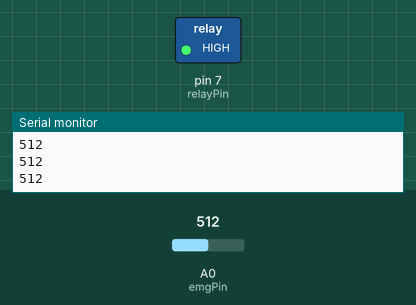
Simulated run of this sketch. Board: Arduino Uno, built with avr-gcc and run on an emulated ATmega328P. Parts: switched loads named in the sketch (green lamp = pin HIGH), the last lines printed to the serial monitor. The test bench sets the inputs (shaded band); at power-on: A0 (emgPin) = 512.

Above: at 1.2 s.
1.3 s: A0 (emgPin) set to 65
2.8 s: A0 (emgPin) set to 55
At 3.3 s:
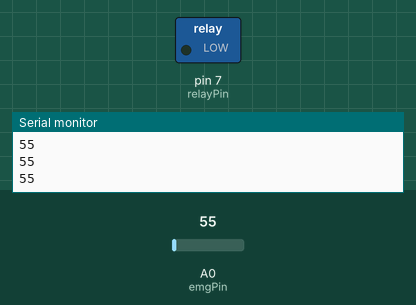
4.3 s: A0 (emgPin) set to 122
At 4.7 s:
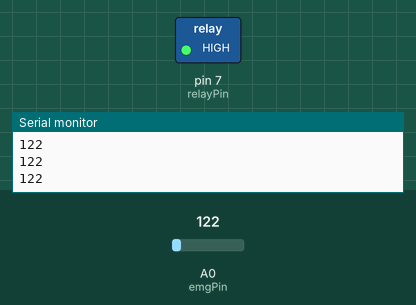
5.8 s: A0 (emgPin) set to 50
At 6.2 s:
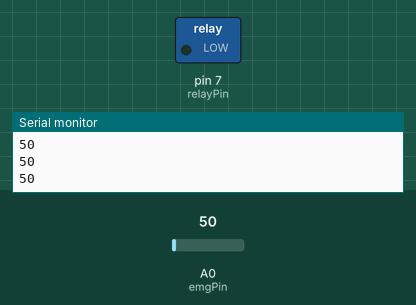
Timing chart, 0 to 8.3 s (numbered marks = the images above; inputs shaded):
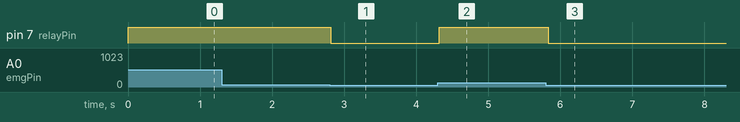

The sketch:

emg_to_led_on_off.ino
```cpp
int emgPin = A0;       // EMG sensor input
int relayPin = 7;      // Relay module connected to pin 7
int threshold = 60;    // Threshold value

void setup() {
  pinMode(relayPin, OUTPUT);
  digitalWrite(relayPin, LOW);  // Relay OFF at start
  Serial.begin(9600);
}

void loop() {
  int emgValue = analogRead(emgPin);  // Read EMG value
  Serial.println(emgValue);

  if (emgValue > threshold) {
    digitalWrite(relayPin, HIGH);   // Turn ON relay
  } else {
    digitalWrite(relayPin, LOW);    // Turn OFF relay
  }

  delay(50); // Small delay to stabilize readings
}
```

Measured:
- the behaviour switches between 61 and 60 on A0 (emgPin) (found by bisection; images 0 and 1)
- after the input at 2.8 s, pin 7 (relayPin): HIGH → LOW at once
- after the input at 4.3 s, pin 7 (relayPin): LOW → HIGH at once
- after the input at 5.8 s, pin 7 (relayPin): HIGH → LOW at once
